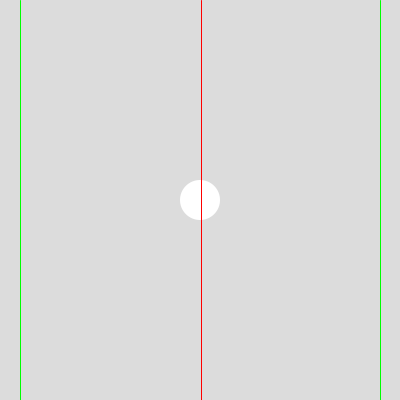
Frame 1 (no input)
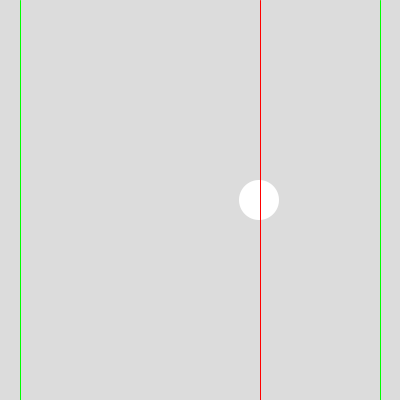
Frame 60 (the mouse pressed at the canvas centre just before this capture)
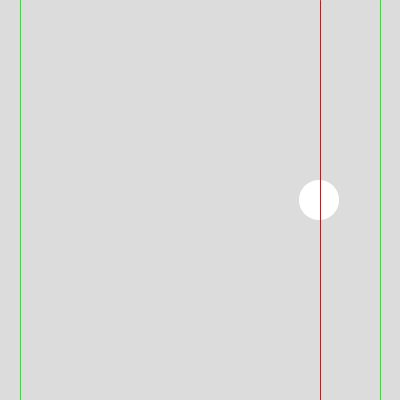
Frame 120 (the mouse held since frame 60 and released just before this capture)

The Processing sketch that drew these frames (run headless with seeded random() and noise(); from frame 60 on, the mouse is pressed at the canvas centre):

// Processing sketch: exercice_1_1_corrige
// ── exercice_1_1_corrige.pde
// 2° Déclarer une variable xPos en haut du sketch
float xPos = 0;

// 7° Ajouter une variable direction
float xDir = 1;
int rayon = 20;
void setup() {
  size(400, 400);
  // 3° Assigner à la variable xPos la moitié de la largeur du canvas
  xPos = width/2;
}

void draw() {
  background(220);
  // 1° Dessiner un cercle d’un diamètre de 30px au centre du canvas
  noStroke();
  ellipse(xPos, height/2, 2*rayon, 2*rayon);

  // 5° Incrémenter xPos à chaque itération de la fonction draw()
  xPos = xPos + xDir;
  // xPos += xDir; // Equivalent plus concis
  // 6° Utiliser la déclaration if() {...} afin de détecter quand le cercle atteint le côté droit du canvas
  if (xPos >= width - rayon) {
    xDir = - xDir;
  }
  if (xPos <= 0 + rayon) {
    xDir = - xDir;
  }
  debugger();
}

void debugger() {
  stroke(255, 0, 0);
  line(xPos, 0, xPos, height);
  stroke(0, 255, 0);
  line(width - rayon, 0, width - rayon, height);
  line(rayon, 0, rayon, height);
}
